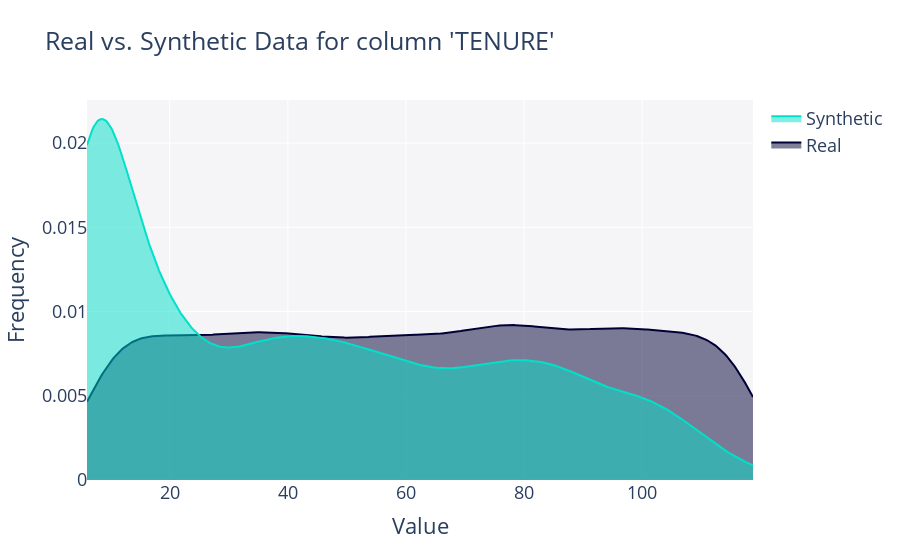

Notebook cell for this chart:
### Code cell
from sdv.evaluation.single_table import get_column_plot

fig = get_column_plot(
    real_data=info,
    synthetic_data=synthetic_data_info,
    metadata=metadata,
    column_name='TENURE'
)
fig.show()

### Figure 1 — Plotly figure (JSON) as saved in the notebook; plotly's stock layout.template omitted (floating-point values rounded to 4 significant figures; data arrays with more than 128 entries replaced by an {"elided": "..."} marker saying what was removed)
{"data": [{"fill": "tozeroy", "hovertemplate": "<b>Real</b><br>Frequency: %{y}<extra></extra>", "legendgroup": "Real", "marker": {"color": "#000036"}, "mode": "lines", "name": "Real", "showlegend": true, "type": "scatter", "x": {"elided": "500 float values"}, "xaxis": "x", "y": {"elided": "500 float values"}, "yaxis": "y"}, {"fill": "tozeroy", "hovertemplate": "<b>Synthetic</b><br>Frequency: %{y}<extra></extra>", "legendgroup": "Synthetic", "marker": {"color": "#01E0C9"}, "mode": "lines", "name": "Synthetic", "showlegend": true, "type": "scatter", "x": {"elided": "500 float values"}, "xaxis": "x", "y": {"elided": "500 float values"}, "yaxis": "y"}], "layout": {"barmode": "overlay", "font": {"size": 18}, "hovermode": "closest", "legend": {"traceorder": "reversed"}, "plot_bgcolor": "#F5F5F8", "title": {"text": "Real vs. Synthetic Data for column 'TENURE'"}, "xaxis": {"anchor": "y2", "domain": [0, 1], "title": {"text": "Value"}, "zeroline": false}, "yaxis": {"anchor": "free", "domain": [0, 1], "position": 0, "title": {"text": "Frequency"}}}}
